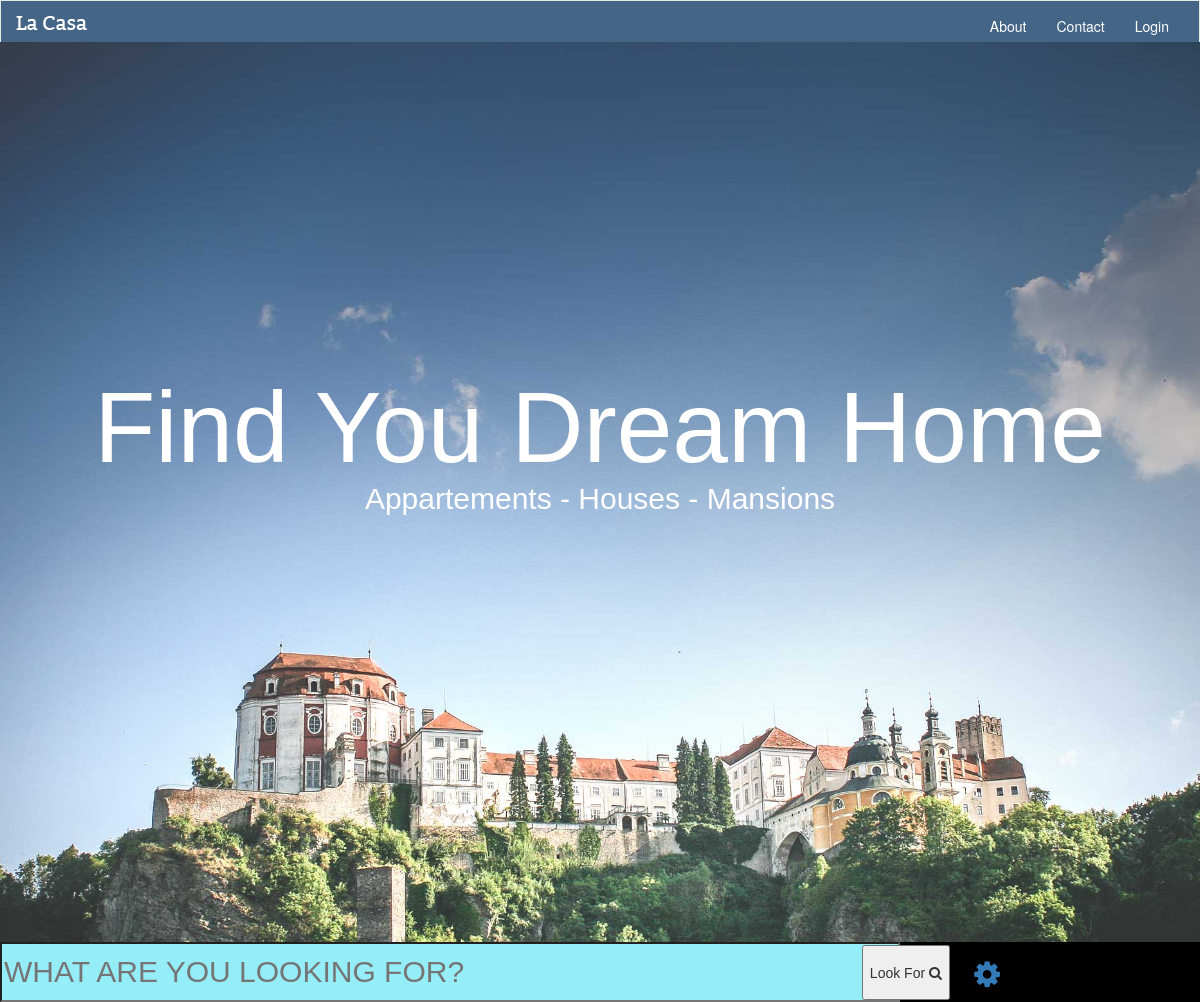
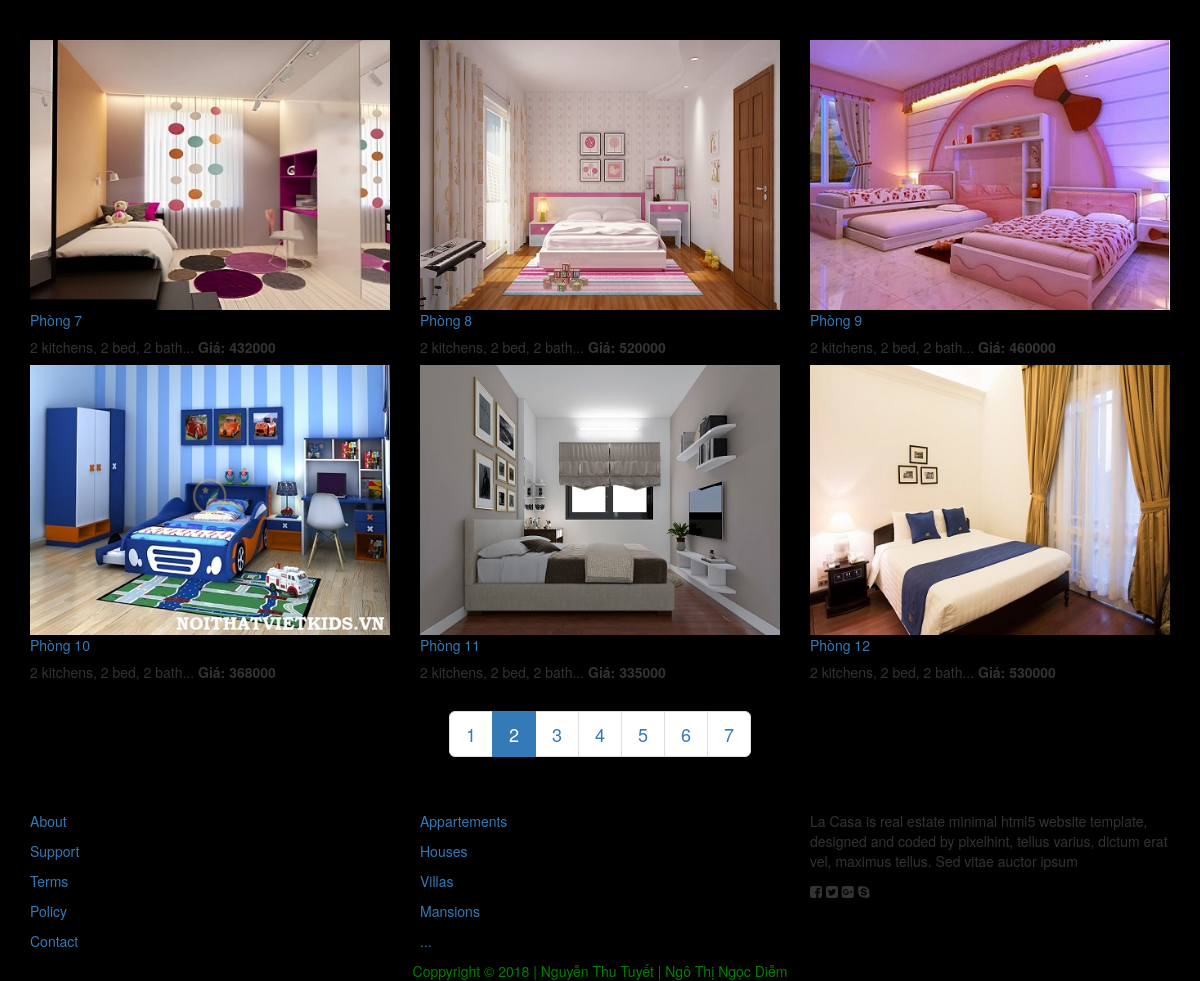
The app's page /index.php?page=2 with its own data (2 pictures, top to bottom).
### tables this page shows
CREATE TABLE IF NOT EXISTS `phong` (
  `IDPhong` int(11) NOT NULL AUTO_INCREMENT,
  `TenPhong` varchar(50) NOT NULL,
  `IDLoaiPhong` int(50) NOT NULL,
  `Gia` int(11) NOT NULL,
  `MoTa` varchar(5000) NOT NULL,
  `HinhDaiDien` varchar(100) NOT NULL,
  PRIMARY KEY (`IDPhong`)
);

### app/db.php (called while the page is built, shortened)
<?php
	class db
	{
		public static $conn;
		public function __construct()
		{
			self::$conn = new mysqli(DB_HOST, DB_USER, DB_PASS, DB_NAME);
			self::$conn->set_charset('utf8');
		}
		public function getData($obj)
		{
			$arr = array();
			while ($row = $obj->fetch_assoc())
			{
				$arr[] = $row;
			}
			return $arr;
		}
		public function getAll($sql, $page = 0, $per_page = 1)
		{
			$first_link = ($page - 1) * $per_page;
			if ($first_link >= 0)
			{
				$sql .= " LIMIT $first_link, $per_page";
			}
			$result = self::$conn->query($sql);
			return $this->getData($result);
		}
		public function countAll($sql)
		{
			$result = self::$conn->query($sql);
			return $result->num_rows;
		}
	}
?>

### index.php (the view, shortened to what this page needs)
<?php
require 'app/db.php';
$page = 0;
if (isset($_GET['page']))
{
	$page = $_GET['page'];
}
else
{
	$page = 1;
}
$db = new db();
$per_page = 6;
$total_rows = $db->countAll("SELECT * FROM phong");
?>
<!DOCTYPE html>
<html lang="en">
<head>
	<link rel="stylesheet" href="public/bootstrap-3.3.7-dist/css/bootstrap.min.css">
	<link rel="stylesheet" href="public/font-awesome-4.7.0/css/font-awesome.min.css">
	<link rel="stylesheet" href="public/css/styles.css">
</head>
<body>
<div id="top-header">
	<nav class="navbar navbar-default" role="navigation">
		<div class="container-fluid">
			<div class="navbar-header">
				<a class="navbar-brand" href="#"><img src="public/images/logo.png" alt=""></a>
			</div>
			<div class="collapse navbar-collapse navbar-ex1-collapse">
				<ul class="nav navbar-nav navbar-right">
					<li><a href="#">About</a></li>
					<li><a href="#">Contact</a></li>
					<?php
					if (isset($HoTenKH))
					{
						echo "<li class='login_btn'><a href='phong.php' id='txtName'>".$HoTenKH."</a></li>";
					}
					else
					{
						echo "<li class='login_btn'><a href='login.php' id='txtName'>Login</a></li>";
					}
					?>
				</ul>
			</div>
		</div>
	</nav>
</div>
<div id="middle">
	<div class="img-middle">
		<h2>Find You Dream Home</h2>
		<h3>Appartements - Houses - Mansions</h3>
	</div>
	<div class="search">
		<div class="look-for">
			<form action="#" method="POST">
				<input type="text" id="search" name="search" placeholder="WHAT ARE YOU LOOKING FOR?" autocomplete="off">
				<button class="submit">Look For <i class="fa fa-search" aria-hidden="true"></i></button>
			</form>
			<a href="#" class="icon-search"><i class="fa fa-cog" aria-hidden="true"></i></a>
		</div>
	</div>
	<div class="product">
		<div class="container">
			<div class="row">
				<?php
				$sql = "SELECT IDPhong, TenPhong, IDLoaiPhong, Gia, MoTa, HinhDaiDien FROM phong";
				$result = $db->getAll($sql, $page, $per_page);
				foreach ($result as $row)
				{
				?>
					<div class="col-md-4">
						<a href="hotel_detail.html">
							<img src="<?php
							if ($row['IDLoaiPhong'] == 1)
								echo 'public/hotel-img/phong-tre-em/'.$row['HinhDaiDien'];
							else if ($row['IDLoaiPhong'] == 2)
								echo 'public/hotel-img/phong-don/'.$row['HinhDaiDien'];
							else if ($row['IDLoaiPhong'] == 3)
								echo 'public/hotel-img/phong-doi/'.$row['HinhDaiDien'];
							else if ($row['IDLoaiPhong'] == 4)
								echo 'public/hotel-img/phong-nhom-gia-dinh/'.$row['HinhDaiDien'];?>" alt="hinh1" align="_bank" title ="phong khach" class="img-responsive"></a>
							<div class="content">
								<p>
									<a href="hotel_detail.html">
										<?php echo $row["TenPhong"]?>
									</a>
								</p>
								<h5>
									2 kitchens, 2 bed, 2 bath...
									<b><span>Giá: <?php echo $row["Gia"]?></span></b>
								</h5>
							</div>
						</div>
				<?php
				}
				?>
				</div>
			</div>
			<div style="text-align: center;">
				<ul class="pagination pagination-lg">
					<?php
						if($total_rows > 0)
						{
							$total_links = ceil($total_rows/$per_page);
						   	$link = "";
						   	for ($j = 1; $j <= $total_links; $j++)
						   	{
						   		if ($j == $page)
						   		{
						   			$link = $link."<li class='active' id='li-pagination'><a href = 'index.php?page=$j'> $j </a></li>";
						   		}
						   		else
						   		{
						   			$link = $link."<li id='li-pagination'><a href = 'index.php?page=$j'> $j </a></li>";
						   		}
						   	}
						   	echo $link;
						}
					?>
				</ul>
			</div>
		</div>
	</div>
<div id="footer">
	<div class="container">
		<div class="row">
			<div class="col-md-4">
				<p><a href="#">About</a></p>
				<p><a href="#">Support</a></p>
				<p><a href="#">Terms</a></p>
				<p><a href="#">Policy</a></p>
				<p><a href="#">Contact</a></p>
			</div>
			<div class="col-md-4">
				<p><a href="#">Appartements</a></p>
				<p><a href="#">Houses</a></p>
				<p><a href="#">Villas</a></p>
				<p><a href="#">Mansions</a></p>
				<p><a href="#">...</a></p>
			</div>
			<div class="col-md-4">
				<p>
					La Casa is real estate minimal html5 website template, designed and coded by pixelhint, tellus varius, dictum erat vel, maximus tellus. Sed vitae auctor ipsum
				</p>
				<p>
					<i class="fa fa-facebook-square" aria-hidden="true"></i>
					<i class="fa fa-twitter-square" aria-hidden="true"></i>
					<i class="fa fa-google-plus-square" aria-hidden="true"></i>
					<i class="fa fa-skype" aria-hidden="true"></i>
				</p>
			</div>
		</div>
		<div class="ft-name">
			Coppyright &copy 2018 | Nguyễn Thu Tuyết | Ngô Thị Ngọc Diễm
		</div>
	</div>
</div>
</body>
</html>

### public/css/styles.css (style rules this page uses)
body { margin: 0; padding: 0; background: #000; }
.active { background: #fff; }
.navbar-default { background: #456587; border-radius: 0; }
.navbar-default .navbar-brand { color: #fff; }
.navbar-default .navbar-nav>li>a { color: #fff; }
.img-middle { background: url('../images/hero.jpg')no-repeat bottom center; width: 100%; height: 900px; margin-top: -30px; position: relative; background-size: cover; -webkit-background-size: cover; -moz-background-size: cover; -o-background-size: cover; }
.img-middle h2 { color: #fff; font-family: "VNI-Vivi", Helvetica, sans-serif; font-size: 100px; font-weight: lighter; position: relative; margin: 0; padding-top: 330px; text-align: center; display: block; }
.img-middle h3 { color: #fff; font-family: "Jokerman", Helvetica, sans-serif; font-size: 30px; font-weight: lighter; position: relative; margin: 0; text-align: center; display: block; }
.look-for { width: 100%; height: 100px; position: relative; }
.look-for #search { width: 75%; height: 60px; background: #94edf7; font-family: "VNI-Bodon",Helvetica, sans-serif; font-size: 30px; color: #000; }
.submit { position: absolute; top: 3px; right: 250px; height: 55px; font-family: "Forte",Helvetica, sans-serif; }
.icon-search { position: absolute; top: 10px; right: 200px; font-size: 30px; }
#footer { margin-top: 30px; }
.ft-name { border: 1px; border-color: red; color: green; text-align: center; }
.img-responsive { width: 100%; height: auto; }

### records on screen
phong: HinhDaiDien (picture), TenPhong "Phòng 7", Gia "432000"
phong: HinhDaiDien (picture), TenPhong "Phòng 8", Gia "520000"
phong: HinhDaiDien (picture), TenPhong "Phòng 9", Gia "460000"
phong: HinhDaiDien (picture), TenPhong "Phòng 10", Gia "368000"
phong: HinhDaiDien (picture), TenPhong "Phòng 11", Gia "335000"
phong: HinhDaiDien (picture), TenPhong "Phòng 12", Gia "530000"
